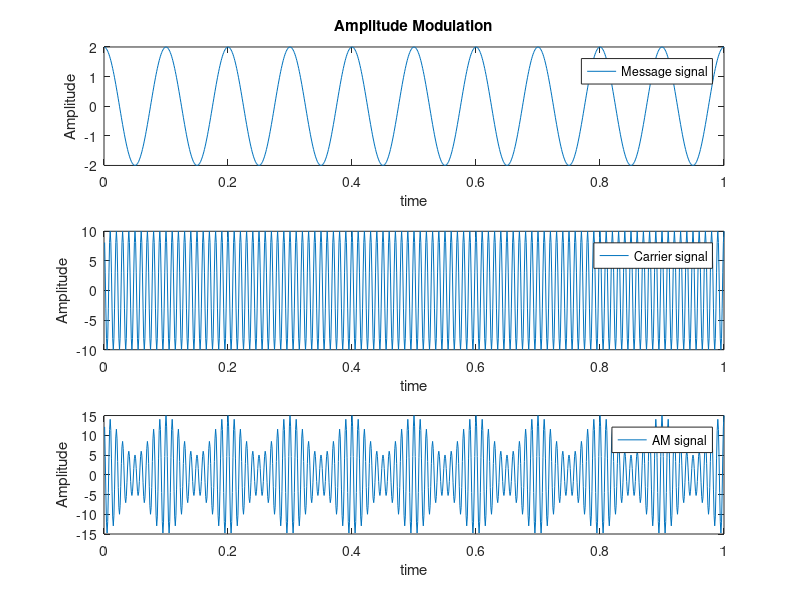

Write the MATLAB code that produced this figure.
fs = 1/0.001; % (fs = 1000;)Sampling frequency %
t = 1/fs : 1/fs : 1;
%t = 0 : 1/fs : 10; %Both are similar,
%done for easy numbers of sampling
%only 0th sec is missing
ka = 0.25;
Ac = 10;
Am = 2;
fm = 10;
fc = 100;
m = Am*cos(2*pi*fm*t);
c = Ac*cos(2*pi*fc*t);
s = Ac*(1 + ka.*m) .* cos(2*pi*fc*t);

subplot(3,1,1)
plot(t,m);
title('Amplitude Modulation');
xlabel('time');
ylabel('Amplitude');
legend('Message signal');
subplot(3,1,2)
plot(t,c);
xlabel('time');
ylabel('Amplitude');
legend('Carrier signal');
subplot(3,1,3)
plot(t,s);
xlabel('time');
ylabel('Amplitude');
legend('AM signal');